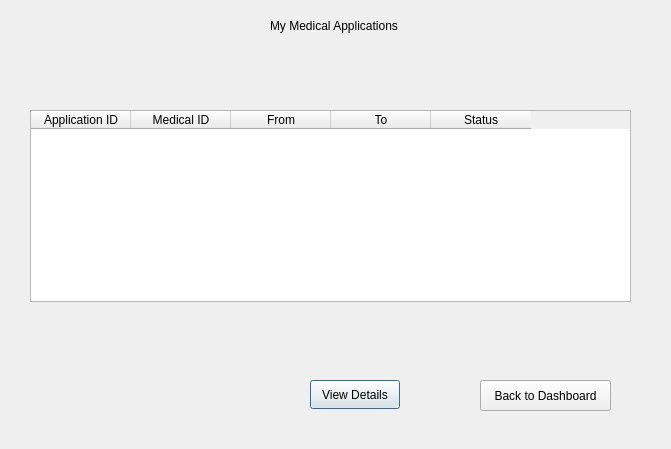
<?xml version="1.0" encoding="UTF-8"?>
<ui version="4.0">
 <class>MyApplications</class>
 <widget class="QDialog" name="MyApplications">
  <property name="geometry">
   <rect>
    <x>0</x>
    <y>0</y>
    <width>671</width>
    <height>449</height>
   </rect>
  </property>
  <property name="windowTitle">
   <string>Dialog</string>
  </property>
  <widget class="QLabel" name="lblTitle">
   <property name="geometry">
    <rect>
     <x>270</x>
     <y>10</y>
     <width>161</width>
     <height>31</height>
    </rect>
   </property>
   <property name="text">
    <string>My Medical Applications</string>
   </property>
  </widget>
  <widget class="QTableWidget" name="tblApplications">
   <property name="geometry">
    <rect>
     <x>30</x>
     <y>110</y>
     <width>601</width>
     <height>192</height>
    </rect>
   </property>
   <column>
    <property name="text">
     <string>Application ID</string>
    </property>
   </column>
   <column>
    <property name="text">
     <string>Medical ID</string>
    </property>
   </column>
   <column>
    <property name="text">
     <string>From</string>
    </property>
   </column>
   <column>
    <property name="text">
     <string>To</string>
    </property>
   </column>
   <column>
    <property name="text">
     <string>Status</string>
    </property>
   </column>
  </widget>
  <widget class="QPushButton" name="btnViewDetails">
   <property name="geometry">
    <rect>
     <x>310</x>
     <y>380</y>
     <width>90</width>
     <height>29</height>
    </rect>
   </property>
   <property name="text">
    <string>View Details</string>
   </property>
  </widget>
  <widget class="QPushButton" name="btnBack">
   <property name="geometry">
    <rect>
     <x>480</x>
     <y>380</y>
     <width>131</width>
     <height>31</height>
    </rect>
   </property>
   <property name="text">
    <string>Back to Dashboard</string>
   </property>
  </widget>
 </widget>
 <resources/>
 <connections/>
</ui>
